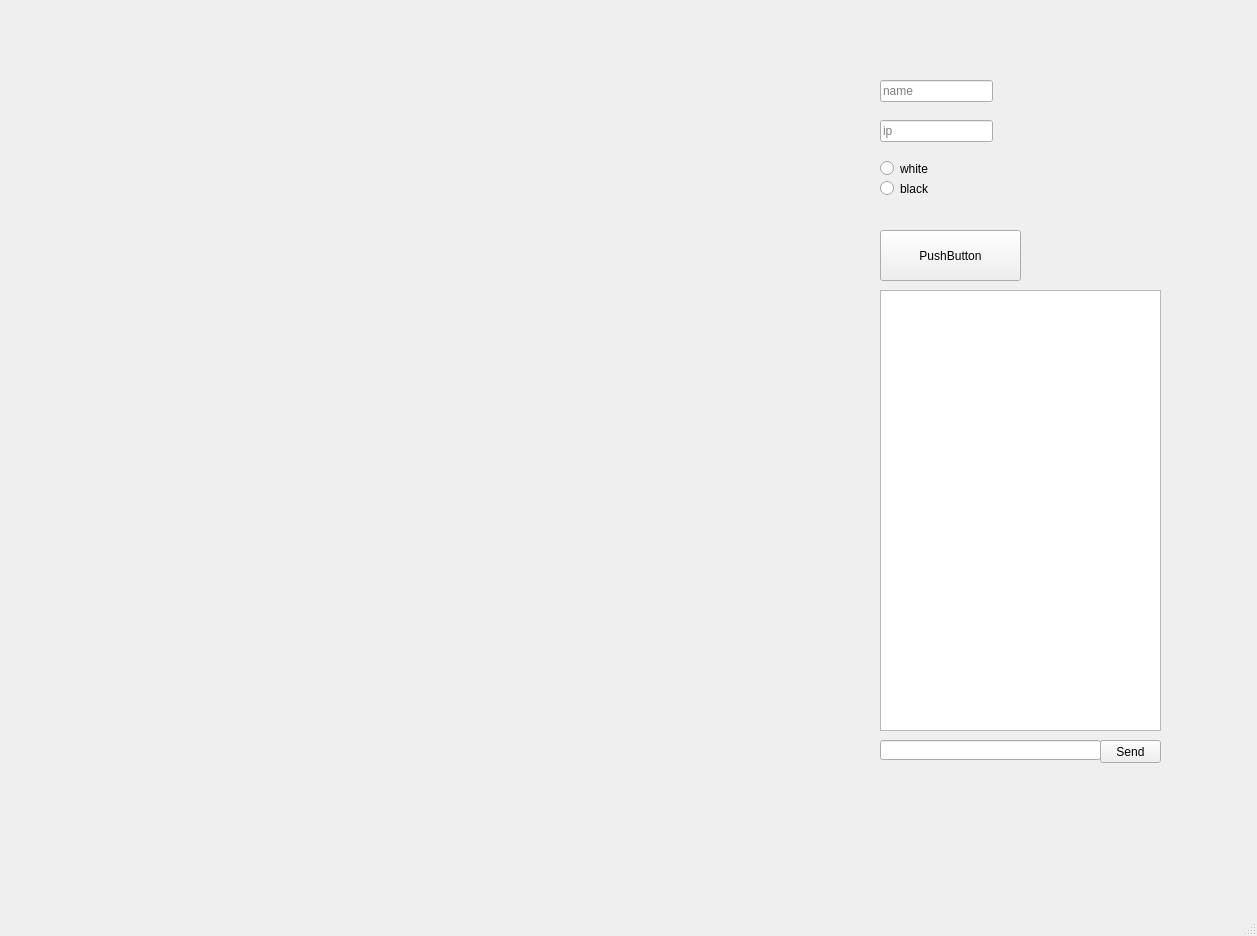
<?xml version="1.0" encoding="UTF-8"?>
<ui version="4.0">
 <class>MainWindow</class>
 <widget class="QMainWindow" name="MainWindow">
  <property name="geometry">
   <rect>
    <x>0</x>
    <y>0</y>
    <width>1257</width>
    <height>936</height>
   </rect>
  </property>
  <property name="windowTitle">
   <string>MainWindow</string>
  </property>
  <widget class="QWidget" name="centralwidget">
   <widget class="QWidget" name="widget" native="true">
    <property name="enabled">
     <bool>true</bool>
    </property>
    <property name="geometry">
     <rect>
      <x>20</x>
      <y>20</y>
      <width>800</width>
      <height>800</height>
     </rect>
    </property>
    <property name="cursor">
     <cursorShape>PointingHandCursor</cursorShape>
    </property>
   </widget>
   <widget class="QPushButton" name="pushButton">
    <property name="geometry">
     <rect>
      <x>880</x>
      <y>230</y>
      <width>141</width>
      <height>51</height>
     </rect>
    </property>
    <property name="text">
     <string>PushButton</string>
    </property>
   </widget>
   <widget class="QLineEdit" name="lineEdit">
    <property name="geometry">
     <rect>
      <x>880</x>
      <y>80</y>
      <width>113</width>
      <height>22</height>
     </rect>
    </property>
    <property name="placeholderText">
     <string>name</string>
    </property>
   </widget>
   <widget class="QLineEdit" name="lineEdit_2">
    <property name="geometry">
     <rect>
      <x>880</x>
      <y>120</y>
      <width>113</width>
      <height>22</height>
     </rect>
    </property>
    <property name="placeholderText">
     <string>ip</string>
    </property>
   </widget>
   <widget class="QRadioButton" name="radioButton">
    <property name="geometry">
     <rect>
      <x>880</x>
      <y>160</y>
      <width>82</width>
      <height>17</height>
     </rect>
    </property>
    <property name="text">
     <string>white</string>
    </property>
   </widget>
   <widget class="QRadioButton" name="radioButton_2">
    <property name="geometry">
     <rect>
      <x>880</x>
      <y>180</y>
      <width>82</width>
      <height>17</height>
     </rect>
    </property>
    <property name="text">
     <string>black</string>
    </property>
   </widget>
   <widget class="QTextBrowser" name="textBrowser">
    <property name="geometry">
     <rect>
      <x>880</x>
      <y>290</y>
      <width>281</width>
      <height>441</height>
     </rect>
    </property>
   </widget>
   <widget class="QLineEdit" name="lineEdit_3">
    <property name="geometry">
     <rect>
      <x>880</x>
      <y>740</y>
      <width>221</width>
      <height>20</height>
     </rect>
    </property>
   </widget>
   <widget class="QPushButton" name="pushButton_2">
    <property name="geometry">
     <rect>
      <x>1100</x>
      <y>740</y>
      <width>61</width>
      <height>23</height>
     </rect>
    </property>
    <property name="text">
     <string>Send</string>
    </property>
   </widget>
  </widget>
  <widget class="QMenuBar" name="menubar">
   <property name="geometry">
    <rect>
     <x>0</x>
     <y>0</y>
     <width>1257</width>
     <height>21</height>
    </rect>
   </property>
  </widget>
  <widget class="QStatusBar" name="statusbar"/>
 </widget>
 <resources/>
 <connections/>
</ui>
